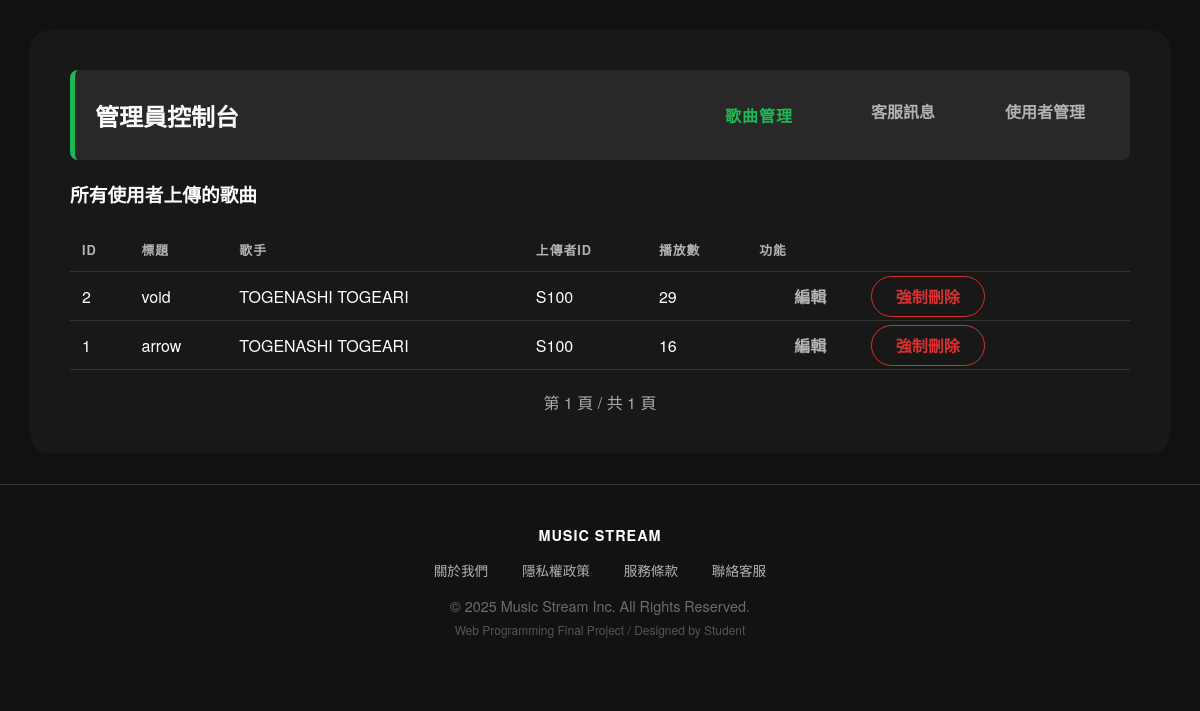
/final/admin.php (signed in), run on an earlier commit of the app's database.
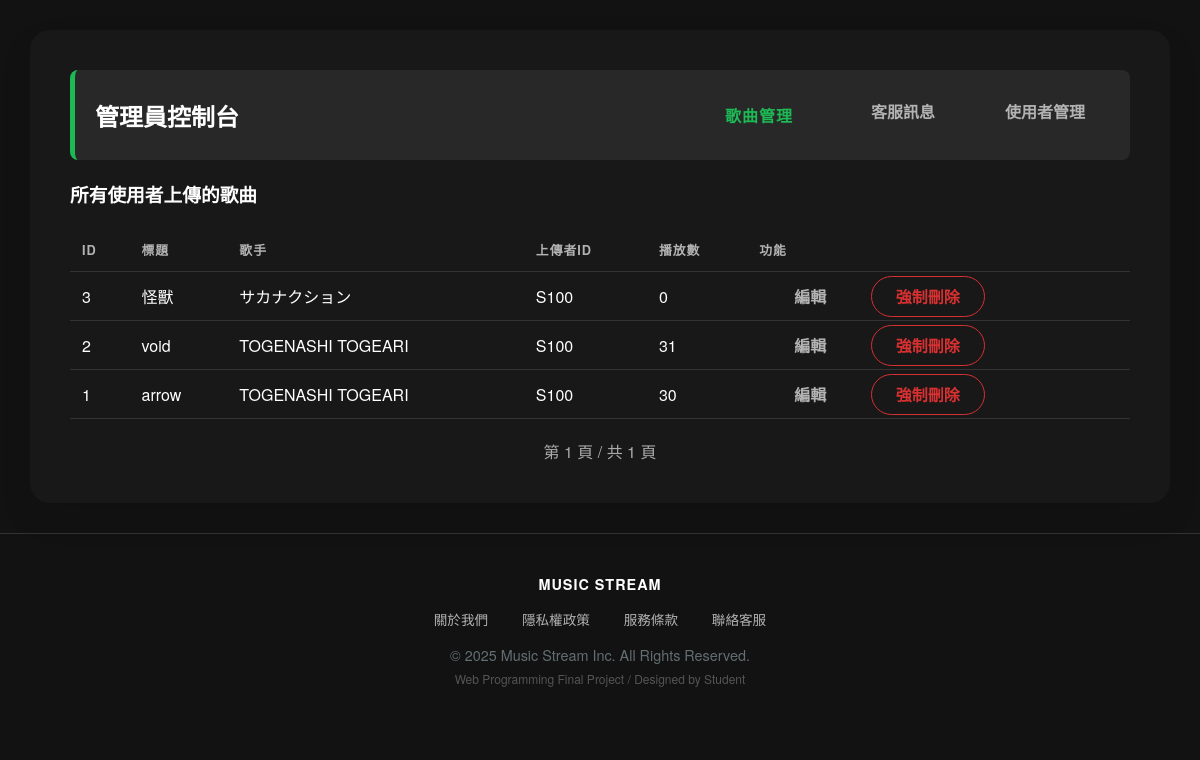
And on a later commit of the database.
### tables this page shows
CREATE TABLE `songs` (
  `id` int(11) NOT NULL,
  `title` varchar(255) NOT NULL,
  `artist` varchar(255) NOT NULL,
  `file_path` varchar(255) NOT NULL,
  `uploader_id` char(4) NOT NULL,
  `upload_date` datetime NOT NULL,
  `play_count` int(11) DEFAULT 0,
  `genre` varchar(50) DEFAULT NULL,
  `cover_image` longblob DEFAULT NULL,
  `cover_type` varchar(50) DEFAULT NULL,
  `last_played_at` datetime DEFAULT NULL
);

### final/admin.php (the view, shortened to what this page needs)
<?php
require_once("../DB/DB_open.php");
$limit = 10;
$page = isset($_GET['page']) ? (int)$_GET['page'] : 1;
$offset = ($page - 1) * $limit;
$sql_count = "SELECT COUNT(*) as total FROM songs";
$res_count = mysqli_query($link, $sql_count);
$row_count = mysqli_fetch_assoc($res_count);
$total_records = $row_count['total'];
$total_pages = ceil($total_records / $limit);
$sql_all = "SELECT * FROM songs ORDER BY upload_date DESC LIMIT $offset, $limit";
$result_all = mysqli_query($link, $sql_all);
?>
<?php
require_once("inc/header.php");
?>
    <link rel="stylesheet" href="css/common.css">
    <link rel="stylesheet" href="css/music.css">
</head>
<body>
    <div id="content-container" style="margin: 30px auto;">
        <div class="admin-header">
            <h2 style="margin: 0;">管理員控制台</h2>
            <div style="display: flex; gap: 10px;">
                <a href="admin.php" class="btn-primary">歌曲管理</a>
                <a href="admin_contact.php" class="btn-secondary">客服訊息</a>
                <a href="admin_users.php" class="btn-secondary">使用者管理</a>
            </div>
        </div>
        <h3>所有使用者上傳的歌曲</h3>
        <table class="dashboard-table">
            <thead>
                <tr>
                    <th>ID</th>
                    <th>標題</th>
                    <th>歌手</th>
                    <th>上傳者ID</th>
                    <th>播放數</th>
                    <th>功能</th>
                </tr>
            </thead>
            <tbody>
                <?php
                while ($row = mysqli_fetch_assoc($result_all)) {
                ?>
                    <tr>
                        <td><?php echo $row['id']; ?></td>
                        <td><?php echo htmlspecialchars($row['title']); ?></td>
                        <td><?php echo htmlspecialchars($row['artist']); ?></td>
                        <td><?php echo $row['uploader_id']; ?></td>
                        <td><?php echo $row['play_count']; ?></td>
                        <td>
                            <a href="song_edit.php?id=<?php echo $row['id']; ?>" class="btn-secondary" style="margin-right: 5px;">編輯</a>
                            <a href="admin.php?delete_id=<?php echo $row['id']; ?>&page=<?php echo $page; ?>" class="btn-secondary" style="border-color: #d63031; color: #d63031;" onclick="return confirm('警告：管理員刪除將無法復原，確定執行？')">強制刪除</a>
                        </td>
                    </tr>
                <?php
                }
                ?>
            </tbody>
        </table>
        <div style="margin-top: 20px; text-align: center;">
            <span style="margin: 0 10px; color: #aaa;">第 <?php echo $page; ?> 頁 / 共 <?php echo $total_pages; ?> 頁</span>
        </div>
    </div>
</body>
</html>

What changed in the data, as far as the page shows it:
added songs: id "3", title "怪獸", artist "サカナクション", uploader "S100", play_count "0"
changed songs "void": play_count "29" → "31"
changed songs "arrow": play_count "16" → "30"
